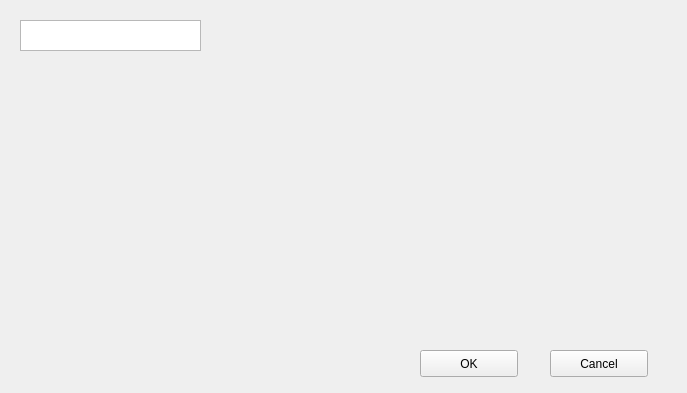
<?xml version="1.0" encoding="UTF-8"?>
<ui version="4.0">
 <class>NewProject</class>
 <widget class="QWidget" name="NewProject">
  <property name="geometry">
   <rect>
    <x>0</x>
    <y>0</y>
    <width>687</width>
    <height>393</height>
   </rect>
  </property>
  <property name="windowTitle">
   <string>Form</string>
  </property>
  <widget class="QPushButton" name="pushButton">
   <property name="geometry">
    <rect>
     <x>420</x>
     <y>350</y>
     <width>98</width>
     <height>27</height>
    </rect>
   </property>
   <property name="text">
    <string>OK</string>
   </property>
  </widget>
  <widget class="QPushButton" name="pushButton_2">
   <property name="geometry">
    <rect>
     <x>550</x>
     <y>350</y>
     <width>98</width>
     <height>27</height>
    </rect>
   </property>
   <property name="text">
    <string>Cancel</string>
   </property>
  </widget>
  <widget class="QPlainTextEdit" name="textEditProjectID">
   <property name="geometry">
    <rect>
     <x>20</x>
     <y>20</y>
     <width>181</width>
     <height>31</height>
    </rect>
   </property>
   <property name="verticalScrollBarPolicy">
    <enum>Qt::ScrollBarAlwaysOff</enum>
   </property>
  </widget>
 </widget>
 <resources/>
 <connections/>
</ui>
